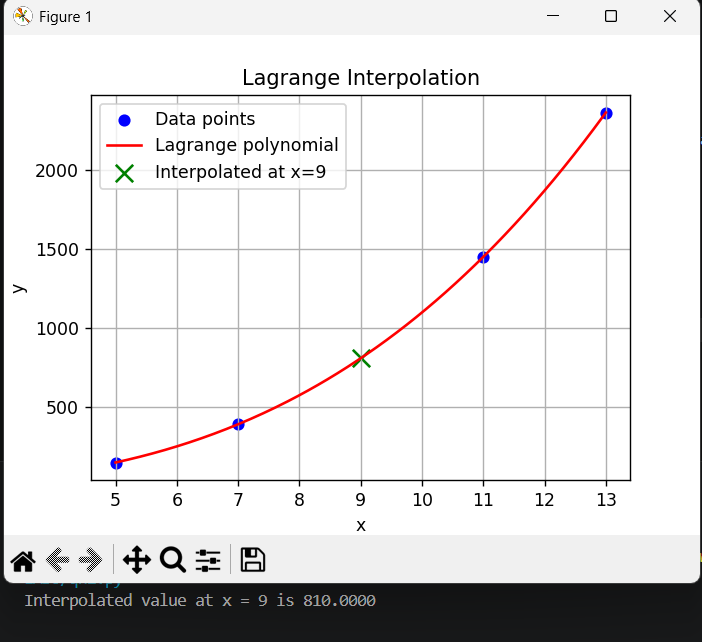

The Python source for this figure:
import matplotlib.pyplot as plt
import numpy as np

def lagrange_interpolation(x, y, x_val):
    n = len(x)
    result = 0
    for i in range(n):
        term = y[i]
        for j in range(n):
            if j != i:
                term *= (x_val - x[j]) / (x[i] - x[j])
        result += term
    return result

# Example usage
x = [5, 7, 11, 13]
y = [150, 392, 1452, 2366]
x_val = 9

interp = lagrange_interpolation(x, y, x_val)
print(f"Interpolated value at x = {x_val} is {interp:.4f}")

# Plotting
x_range = np.linspace(min(x), max(x), 200)
y_range = [lagrange_interpolation(x, y, xi) for xi in x_range]

plt.scatter(x, y, color="blue", label="Data points")
plt.plot(x_range, y_range, color="red", label="Lagrange polynomial")
plt.scatter([x_val], [interp], color="green", marker="x", s=100, label=f"Interpolated at x={x_val}")
plt.xlabel("x")
plt.ylabel("y")
plt.title("Lagrange Interpolation")
plt.legend()
plt.grid(True)
plt.show()
